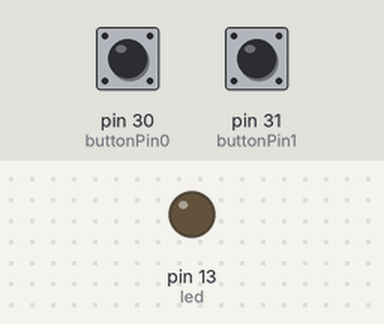
Recording of a sketch running on a simulated Teensy 4. Shown: output pins drawn as LEDs (lit = HIGH). The inputs (shaded band) are chosen by the test bench; at power-on: pin 30 (buttonPin0) HIGH, pin 31 (buttonPin1) HIGH.

Above: at 1.2 s.
1.3 s: pin 30 (buttonPin0) pulled LOW for 0.15 s
At 1.38 s:
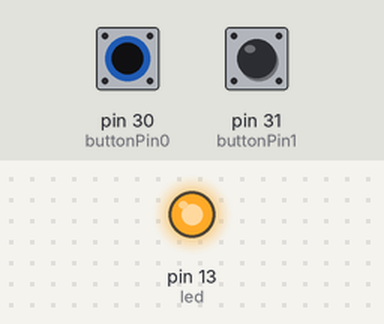
2.9 s: pin 30 (buttonPin0) pulled LOW for 3.2 s
At 6.9 s:
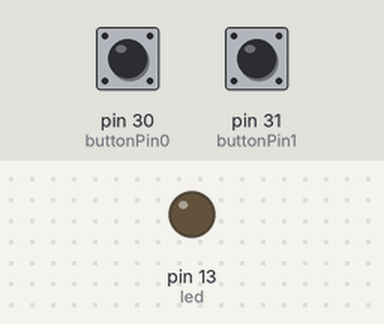
7.6 s: pin 31 (buttonPin1) pulled LOW for 3.2 s
At 9.1 s:
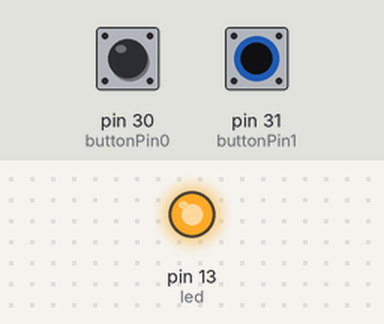
Timing chart, 0 to 12.3 s (numbered marks = the images above; inputs shaded):
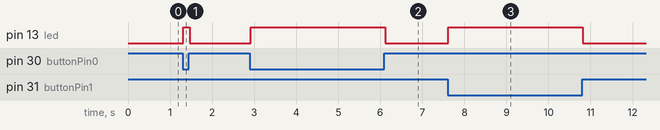

Measured:
- after the input at 1.3 s, pin 13 (led): LOW → HIGH at once, → LOW 0.15 s later
- after the input at 2.9 s, pin 13 (led): LOW → HIGH at once, → LOW 3.2 s later
- after the input at 7.6 s, pin 13 (led): LOW → HIGH at once, → LOW 3.2 s later

The sketch:

test_notes.ino
```cpp
#include <Bounce.h>

#define MIDI_CHAN 1 // desu
#define DEBOUNCE_MS 5

int led = 13;
int buttonPin0 = 30;
int buttonPin1 = 31;
uint8_t notes = 0;

Bounce button0 = Bounce(buttonPin0, DEBOUNCE_MS);
Bounce button1 = Bounce(buttonPin1, DEBOUNCE_MS);
void setup() {
  pinMode(led, OUTPUT);
  pinMode(buttonPin0, INPUT_PULLUP);
  pinMode(buttonPin1, INPUT_PULLUP);
}

void loop() {
  if(button0.update()) {
    if(button0.fallingEdge()) {
      usbMIDI.sendNoteOn(60, 99, MIDI_CHAN);
      notes++;
    }
    else if(button0.risingEdge()) {
      usbMIDI.sendNoteOff(60, 99, MIDI_CHAN);
      notes = notes ? notes-1 : 0;
    }
  }
  if(button1.update()) {
    if(button1.fallingEdge()) {
      usbMIDI.sendNoteOn(61, 99, MIDI_CHAN);
      notes++;
    }
    else if(button1.risingEdge()) {
      usbMIDI.sendNoteOff(61, 99, MIDI_CHAN);
      notes = notes > 0 ? notes - 1 : 0;
    }
  }

  digitalWrite(led, notes > 0 ? HIGH : LOW);

  delay(10);
  while (usbMIDI.read()) {
    // ignore incoming messages
  }
}
```
